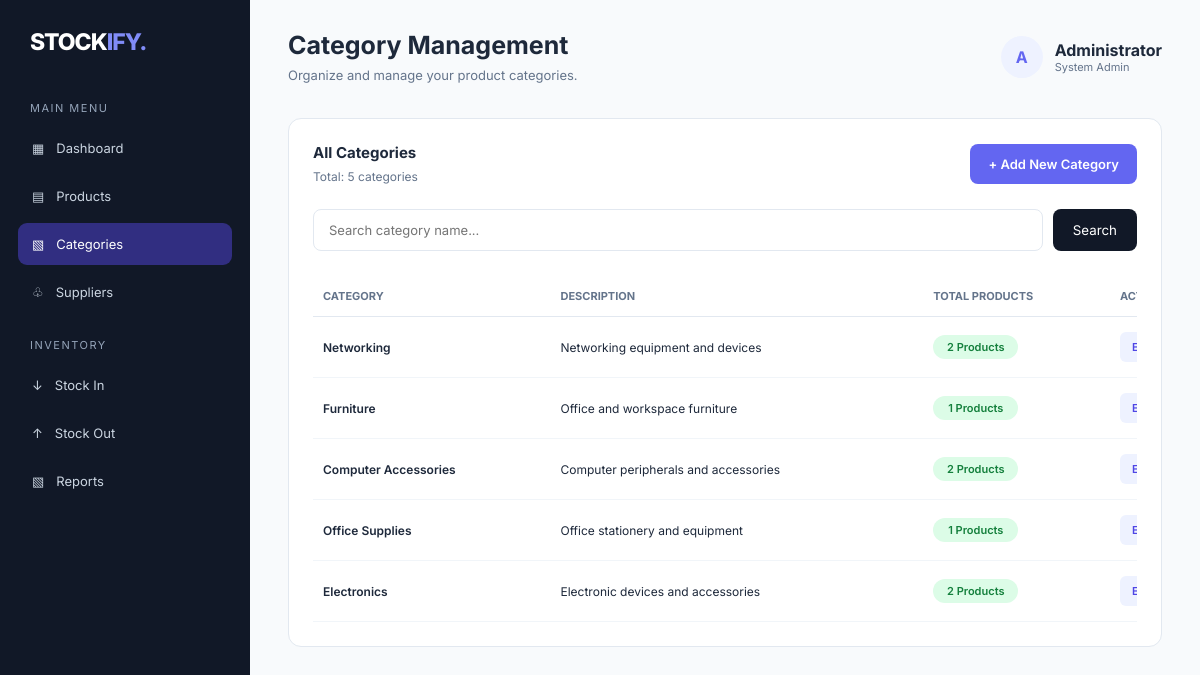
Page /index.php?url=categories/index (signed in) on the committed database.
### tables this page shows
CREATE TABLE `categories` (
  `id` int(11) NOT NULL,
  `name` varchar(100) NOT NULL,
  `description` text DEFAULT NULL,
  `created_at` timestamp NOT NULL DEFAULT current_timestamp()
);

### app/controllers/CategoriesController.php (called while the page is built, shortened)
<?php
class CategoriesController extends Controller
{
    private $category;
    public function __construct()
    {
        $this->category = $this->model('Category');
    }
    public function index()
    {
        $keyword = trim($_GET['search'] ?? '');
        $categories = $keyword !== ''
            ? $this->category->search($keyword)
            : $this->category->getAll();
        $data = [
            'title' => 'Categories - Stockify',
            'categories' => $categories,
            'keyword' => $keyword
        ];
        $this->view('categories/index', $data);
    }
}

### app/core/Router.php (called while the page is built, shortened)
<?php
class Router
{
    public function dispatch()
    {
        $url = $_GET['url'] ?? 'dashboard/index';
        $url = trim($url, '/');
        $url = filter_var($url, FILTER_SANITIZE_URL);
        $segments = explode('/', $url);
        $method = $segments[1] ?? 'index';
        $controller = new $controllerName();
        $controller->$method();
    }
}

### public/index.php (called while the page is built, shortened)
<?php
require_once __DIR__ . '/../app/core/Database.php';
require_once __DIR__ . '/../app/core/Model.php';
require_once __DIR__ . '/../app/core/Controller.php';
require_once __DIR__ . '/../app/core/Router.php';
$router = new Router();
$router->dispatch();

### app/core/Model.php (called while the page is built, shortened)
<?php
require_once __DIR__ . '/Database.php';
class Model
{
    public function __construct()
    {
        $database = new Database();
        $this->db = $database->connect();
    }
}

### app/core/Database.php (called while the page is built, shortened)
<?php
class Database
{
    private $host = 'localhost';
    private $dbname = 'stockify_db';
    private $username = 'root';
    private $password = '';
    public function connect()
    {
        try {
            $this->connection = new PDO(
                "mysql:host={$this->host};dbname={$this->dbname};charset=utf8mb4",
                $this->username,
                $this->password
            );
            $this->connection->setAttribute(
                PDO::ATTR_ERRMODE,
                PDO::ERRMODE_EXCEPTION
            );
            $this->connection->setAttribute(
                PDO::ATTR_DEFAULT_FETCH_MODE,
                PDO::FETCH_ASSOC
            );
            return $this->connection;
        } catch (PDOException $e) {
            die("Database connection failed: " . $e->getMessage());
        }
    }
}

### app/models/Category.php (called while the page is built, shortened)
<?php
require_once __DIR__ . '/../core/Model.php';
class Category extends Model
{
    public function getAll()
    {
        $query = "
            SELECT
                categories.*,
                COUNT(products.id) AS total_products
            FROM categories
            LEFT JOIN products
                ON categories.id = products.category_id
            GROUP BY categories.id
            ORDER BY categories.id DESC
        ";
        $stmt = $this->db->prepare($query);
        $stmt->execute();
        return $stmt->fetchAll();
    }
}

### app/views/categories/index.php (the view, shortened to what this page needs)
<!DOCTYPE html>
<html lang="id">
<head>
    <link rel="stylesheet" href="assets/css/style.css">
</head>
<body>
<div class="app-container">
    <aside class="sidebar">
        <div class="brand">
            STOCK<span>IFY.</span>
        </div>
        <p class="menu-label">Main Menu</p>
        <ul class="nav-menu">
            <li>
                <a href="index.php">
                    <span>▦</span>
                    <span class="nav-text">Dashboard</span>
                </a>
            </li>
            <li>
                <a href="index.php?url=products/index">
                    <span>▤</span>
                    <span class="nav-text">Products</span>
                </a>
            </li>
            <li>
                <a href="index.php?url=categories/index" class="active">
                    <span>▧</span>
                    <span class="nav-text">Categories</span>
                </a>
            </li>
            <li>
                <a href="index.php?url=suppliers/index">
                    <span>♧</span>
                    <span class="nav-text">Suppliers</span>
                </a>
            </li>
        </ul>
        <p class="menu-label">Inventory</p>
        <ul class="nav-menu">
            <li>
                <a href="#">
                    <span>↓</span>
                    <span class="nav-text">Stock In</span>
                </a>
            </li>
            <li>
                <a href="#">
                    <span>↑</span>
                    <span class="nav-text">Stock Out</span>
                </a>
            </li>
            <li>
                <a href="#">
                    <span>▧</span>
                    <span class="nav-text">Reports</span>
                </a>
            </li>
        </ul>
    </aside>
    <main class="main-content">
        <header class="topbar">
            <div class="page-heading">
                <h1>Category Management</h1>
                <p>Organize and manage your product categories.</p>
            </div>
            <div class="user-profile">
                <div class="avatar">A</div>
                <div>
                    <strong>Administrator</strong>
                    <p style="font-size:11px;color:#64748B;">
                        System Admin
                    </p>
                </div>
            </div>
        </header>
        <div class="panel">
            <div class="panel-header">
                <div>
                    <h3>All Categories</h3>
                    <p style="font-size:12px;color:#64748B;margin-top:7px;">
                        Total: <?= count($categories) ?> categories
                    </p>
                </div>
                <a href="index.php?url=categories/create"
                   class="btn-primary">
                    + Add New Category
                </a>
            </div>
            <form method="GET" action="index.php" class="search-form">
                <input
                    type="text"
                    name="search"
                    placeholder="Search category name..."
                    value="<?= htmlspecialchars($keyword) ?>"
                >
                <button type="submit" class="btn-search">
                    Search
                </button>
            </form>
            <div class="table-container">
                <table>
                    <thead>
                        <tr>
                            <th>CATEGORY</th>
                            <th>DESCRIPTION</th>
                            <th>TOTAL PRODUCTS</th>
                            <th>ACTION</th>
                        </tr>
                    </thead>
                    <tbody>
                    <?php if (!empty($categories)): ?>
                        <?php foreach ($categories as $category): ?>
                        <tr>
                            <td class="product-name">
                                <?= htmlspecialchars($category['name']) ?>
                            </td>
                            <td>
                                <?= htmlspecialchars($category['description'] ?? '-') ?>
                            </td>
                            <td>
                                <span class="stock-badge">
                                    <?= (int) $category['total_products'] ?>
                                    Products
                                </span>
                            </td>
                            <td>
                                <div class="action-buttons">
                                    <a
                                        href="index.php?url=categories/edit&id=<?= (int) $category['id'] ?>"
                                        class="btn-edit">
                                    </a>
                                </div>
                            </td>
                        </tr>
                        <?php endforeach; ?>
                    <?php endif; ?>
                    </tbody>
                </table>
            </div>
        </div>
    </main>
</div>
</body>
</html>

### public/assets/css/style.css (style rules this page uses)
:root { --primary: #6366F1; --primary-light: #EEF2FF; --sidebar: #111827; --background: #F8FAFC; --white: #FFFFFF; --text: #1E293B; --muted: #64748B; --border: #E2E8F0; --success: #10B981; --danger: #EF4444; }
* { margin: 0; padding: 0; box-sizing: border-box; }
body { font-family: 'Inter', sans-serif; background: var(--background); color: var(--text); }
.app-container { display: flex; min-height: 100vh; }
.sidebar { width: 250px; background: var(--sidebar); color: white; padding: 28px 18px; position: fixed; top: 0; bottom: 0; left: 0; z-index: 1000; }
.brand { font-size: 23px; font-weight: 800; letter-spacing: -1px; padding: 0 12px; margin-bottom: 45px; }
.brand span { color: #818CF8; }
.menu-label { font-size: 11px; color: #94A3B8; margin: 25px 12px 12px; text-transform: uppercase; letter-spacing: 1.5px; }
.nav-menu { list-style: none; }
.nav-menu a { display: flex; align-items: center; gap: 12px; padding: 13px 14px; margin-bottom: 6px; color: #CBD5E1; text-decoration: none; border-radius: 9px; font-size: 13px; transition: 0.2s; }
.nav-menu a:hover, .nav-menu a.active { background: #312E81; color: white; }
.nav-menu a { position: relative; z-index: 1001; cursor: pointer; pointer-events: auto; }
.main-content { width: calc(100% - 250px); margin-left: 250px; padding: 30px 38px; }
.topbar { display: flex; justify-content: space-between; align-items: center; margin-bottom: 35px; }
.page-heading h1 { font-size: 25px; font-weight: 700; }
.page-heading p { font-size: 13px; color: var(--muted); margin-top: 7px; }
.user-profile { display: flex; align-items: center; gap: 12px; }
.avatar { width: 42px; height: 42px; background: var(--primary-light); color: var(--primary); display: flex; align-items: center; justify-content: center; border-radius: 50%; font-weight: 700; }
.panel { background: var(--white); border: 1px solid var(--border); border-radius: 13px; padding: 24px; }
.panel-header { display: flex; justify-content: space-between; align-items: center; margin-bottom: 22px; }
.panel-header h3 { font-size: 15px; }
table { width: 100%; border-collapse: collapse; }
th { text-align: left; font-size: 11px; color: var(--muted); padding: 13px 10px; border-bottom: 1px solid var(--border); }
td { padding: 15px 10px; font-size: 12px; border-bottom: 1px solid #F1F5F9; }
.product-name { font-weight: 600; }
.stock-badge { background: #DCFCE7; color: #15803D; padding: 5px 9px; border-radius: 20px; font-size: 11px; font-weight: 600; }
.btn-primary { display: inline-flex; align-items: center; justify-content: center; padding: 12px 18px; background: var(--primary); color: white; text-decoration: none; border-radius: 8px; font-size: 13px; font-weight: 600; transition: 0.2s; white-space: nowrap; }
.search-form { display: flex; gap: 10px; margin: 25px 0; }
.search-form input { flex: 1; min-width: 0; padding: 12px 15px; border: 1px solid var(--border); border-radius: 8px; outline: none; font-family: inherit; font-size: 13px; }
.btn-search { padding: 12px 20px; background: var(--sidebar); color: white; border: none; border-radius: 8px; cursor: pointer; font-family: inherit; }
.table-container { width: 100%; overflow-x: auto; }
.action-buttons { display: flex; align-items: center; gap: 8px; }
.btn-edit, .btn-delete { display: inline-flex; align-items: center; justify-content: center; padding: 8px 12px; border: none; border-radius: 6px; font-size: 11px; font-weight: 600; text-decoration: none; cursor: pointer; font-family: inherit; }
.btn-edit { background: #EEF2FF; color: #4F46E5; }
.table-container table { min-width: 1000px; }
.table-container th, .table-container td { white-space: nowrap; }
.table-container .stock-badge { display: inline-block; white-space: nowrap; min-width: 85px; text-align: center; }
.table-container .product-name { min-width: 150px; }
.table-container .action-buttons { white-space: nowrap; }

### rows in the picture
categories: name "Networking", description "Networking equipment and devices", total_products "2"
categories: name "Furniture", description "Office and workspace furniture", total_products "1"
categories: name "Computer Accessories", description "Computer peripherals and accessories", total_products "2"
categories: name "Office Supplies", description "Office stationery and equipment", total_products "1"
categories: name "Electronics", description "Electronic devices and accessories", total_products "2"

### other values in the picture
count($categories) "5"
